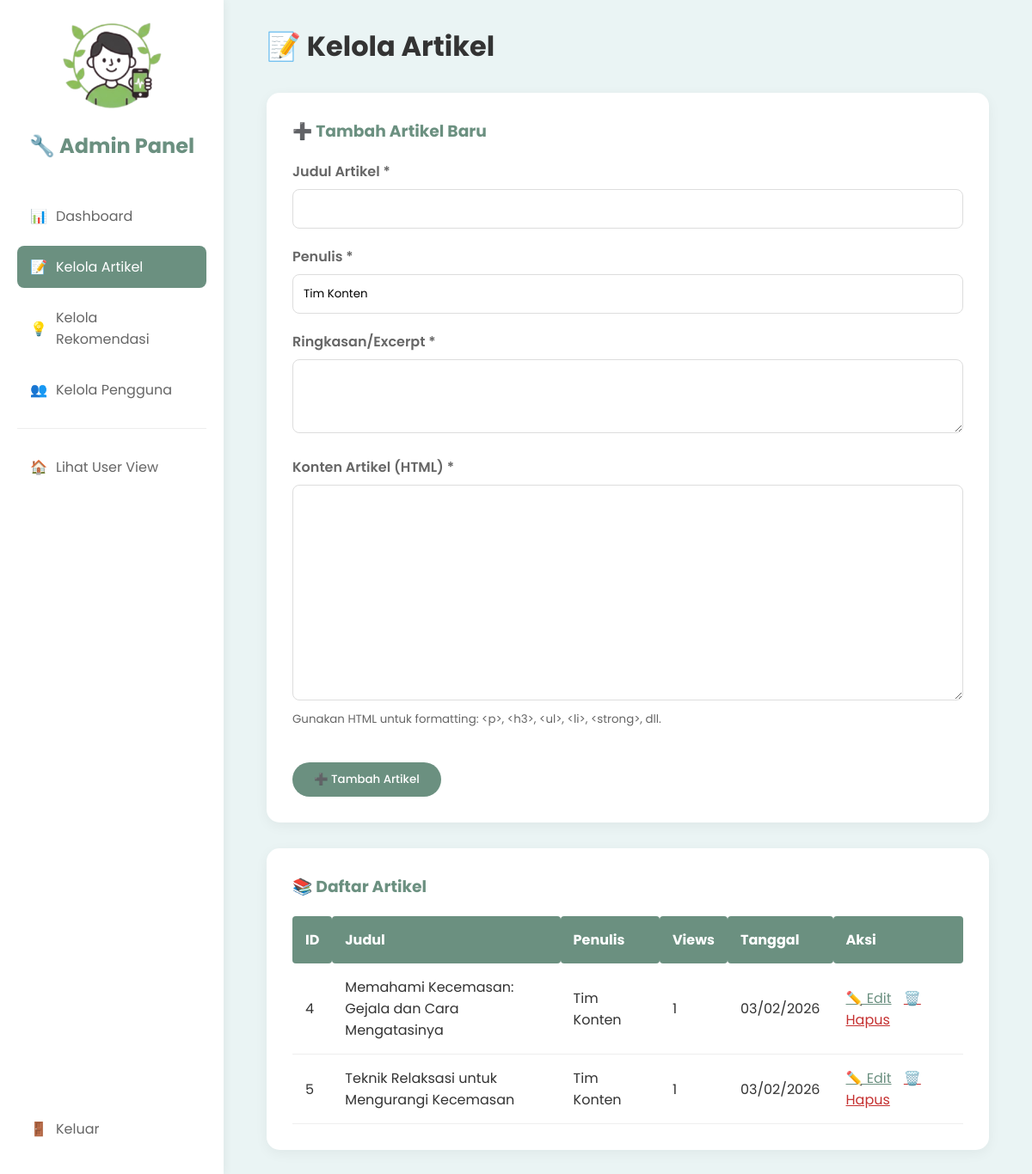
The app's page /admin/articles_adm.php (signed in) with its own data.
### tables this page shows
CREATE TABLE `artikel` (
  `id_artikel` int NOT NULL,
  `judul` varchar(255) NOT NULL,
  `konten` text NOT NULL,
  `penulis` varchar(100) DEFAULT 'Tim Konten',
  `tanggal_publikasi` timestamp NULL DEFAULT CURRENT_TIMESTAMP,
  `ringkasan` text,
  `views` int DEFAULT '0',
  `txt_file` varchar(255) DEFAULT NULL COMMENT 'Optional .txt file for article content'
);

### admin/articles_adm.php (the view, shortened to what this page needs)
<?php
require_once '../config/database.php';
$edit_article = null;
$articles = mysqli_query($koneksi, "SELECT * FROM artikel ORDER BY tanggal_publikasi DESC");
?>
<!DOCTYPE html>
<html lang="id">
<head>
    <link rel="stylesheet" href="../css/style.css">
</head>
<body>
    <div class="container">
        <?php include 'sidebar_adm.php'; ?>
        <main class="main-content">
            <header style="margin-bottom: 30px;">
                <h1>📝 Kelola Artikel</h1>
            </header>
            <div style="background-color: white; padding: 30px; border-radius: 15px; margin-bottom: 30px; box-shadow: 0 4px 15px rgba(0,0,0,0.05);">
                <h3 style="color: var(--primary-green); margin-bottom: 20px;">
                    <?php echo $edit_article ? '✏️ Edit Artikel' : '➕ Tambah Artikel Baru'; ?>
                </h3>
                <form method="POST">
                    <div style="margin-bottom: 20px;">
                        <label style="display: block; font-weight: 600; margin-bottom: 8px; color: var(--text-grey);">Judul Artikel *</label>
                        <input type="text" name="judul" value="<?php echo $edit_article ? htmlspecialchars($edit_article['judul']) : ''; ?>"
                               required style="width: 100%; padding: 12px; border: 1px solid #ddd; border-radius: 8px;">
                    </div>
                    <div style="margin-bottom: 20px;">
                        <label style="display: block; font-weight: 600; margin-bottom: 8px; color: var(--text-grey);">Penulis *</label>
                        <input type="text" name="penulis" value="<?php echo $edit_article ? htmlspecialchars($edit_article['penulis']) : 'Tim Konten'; ?>"
                               required style="width: 100%; padding: 12px; border: 1px solid #ddd; border-radius: 8px;">
                    </div>
                    <div style="margin-bottom: 20px;">
                        <label style="display: block; font-weight: 600; margin-bottom: 8px; color: var(--text-grey);">Ringkasan/Excerpt *</label>
                        <textarea name="ringkasan" rows="3" required style="width: 100%; padding: 12px; border: 1px solid #ddd; border-radius: 8px;"><?php echo $edit_article ? htmlspecialchars($edit_article['ringkasan']) : ''; ?></textarea>
                    </div>
                    <div style="margin-bottom: 20px;">
                        <label style="display: block; font-weight: 600; margin-bottom: 8px; color: var(--text-grey);">
                            Konten Artikel (HTML) *
                        </label>
                        <textarea name="konten" rows="15" required style="width: 100%; padding: 12px; border: 1px solid #ddd; border-radius: 8px; font-family: monospace;"><?php echo $edit_article ? $edit_article['konten'] : ''; ?></textarea>
                        <small style="color: var(--text-grey); display: block; margin-top: 5px;">
                            Gunakan HTML untuk formatting: &lt;p&gt;, &lt;h3&gt;, &lt;ul&gt;, &lt;li&gt;, &lt;strong&gt;, dll.
                        </small>
                    </div>
                    <div style="display: flex; gap: 10px;">
                        <button type="submit" class="btn-primary" style="border: none; cursor: pointer;">
                            <?php echo $edit_article ? '💾 Update Artikel' : '➕ Tambah Artikel'; ?>
                        </button>
                    </div>
                </form>
            </div>
            <div class="table-card">
                <h3 style="color: var(--primary-green); margin-bottom: 20px;">📚 Daftar Artikel</h3>
                <?php if (mysqli_num_rows($articles) > 0): ?>
                <table class="data-table">
                    <thead>
                        <tr>
                            <th width="5%">ID</th>
                            <th width="35%">Judul</th>
                            <th width="15%">Penulis</th>
                            <th width="10%">Views</th>
                            <th width="15%">Tanggal</th>
                            <th width="20%">Aksi</th>
                        </tr>
                    </thead>
                    <tbody>
                        <?php while ($article = mysqli_fetch_assoc($articles)): ?>
                        <tr>
                            <td><?php echo $article['id_artikel']; ?></td>
                            <td><?php echo htmlspecialchars($article['judul']); ?></td>
                            <td><?php echo htmlspecialchars($article['penulis']); ?></td>
                            <td><?php echo $article['views']; ?></td>
                            <td><?php echo date('d/m/Y', strtotime($article['tanggal_publikasi'])); ?></td>
                            <td>
                                <a href="?edit=<?php echo $article['id_artikel']; ?>" style="color: var(--primary-green); margin-right: 10px;">✏️ Edit</a>
                                <a href="?delete=<?php echo $article['id_artikel']; ?>"
                                   onclick="return confirm('Yakin ingin menghapus artikel ini?')"
                                   style="color: #c53030;">🗑️ Hapus</a>
                            </td>
                        </tr>
                        <?php endwhile; ?>
                    </tbody>
                </table>
                <?php else: ?>
                <div class="empty-state">Belum ada artikel</div>
                <?php endif; ?>
            </div>
        </main>
    </div>
</body>
</html>

### css/style.css (style rules this page uses)
* { margin: 0; padding: 0; box-sizing: border-box; font-family: "Poppins", sans-serif; }
:root { --primary-green: #6b9080; --light-green: #eaf4f4; --accent-green: #a4c3b2; --white: #ffffff; --text-dark: #333333; --text-grey: #666666; }
body { background-color: var(--light-green); color: var(--text-dark); }
.container { display: flex; min-height: 100vh; }
.main-content { margin-left: 260px; flex-grow: 1; padding: 30px 50px; }
header { display: flex; justify-content: space-between; align-items: center; margin-bottom: 30px; }
.btn-primary { display: inline-block; background-color: var(--primary-green); color: white; padding: 10px 25px; border-radius: 25px; text-decoration: none; margin-top: 20px; border: none; cursor: pointer; font-weight: 500; transition: 0.3s; }
.table-card { background-color: var(--white); padding: 30px; border-radius: 15px; box-shadow: 0 4px 15px rgba(0, 0, 0, 0.05); overflow-x: auto; }
.data-table { width: 100%; border-collapse: collapse; margin-top: 20px; }
.data-table th { background-color: var(--primary-green); color: var(--white); padding: 15px; text-align: left; border-radius: 4px; }
.data-table td { padding: 15px; border-bottom: 1px solid #eee; color: var(--text-dark); }

### records on screen
artikel: id_artikel "4", judul "Memahami Kecemasan: Gejala dan Cara Mengatasinya", penulis "Tim Konten", views "1", tanggal_publikasi "03/02/2026"
artikel: id_artikel "5", judul "Teknik Relaksasi untuk Mengurangi Kecemasan", penulis "Tim Konten", views "1", tanggal_publikasi "03/02/2026"
